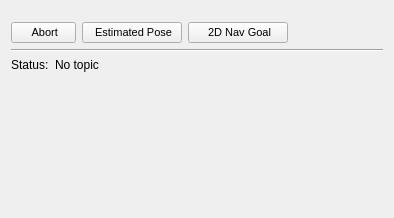
<?xml version="1.0" encoding="UTF-8"?>
<ui version="4.0">
 <class>move_base_config</class>
 <widget class="QWidget" name="move_base_config">
  <property name="geometry">
   <rect>
    <x>0</x>
    <y>0</y>
    <width>394</width>
    <height>218</height>
   </rect>
  </property>
  <property name="windowTitle">
   <string>Form</string>
  </property>
  <property name="styleSheet">
   <string notr="true"/>
  </property>
  <layout class="QVBoxLayout" name="verticalLayout">
   <item>
    <layout class="QHBoxLayout" name="horizontalLayout_1">
     <property name="topMargin">
      <number>11</number>
     </property>
     <item>
      <widget class="QPushButton" name="pushButtonAbort">
       <property name="minimumSize">
        <size>
         <width>65</width>
         <height>0</height>
        </size>
       </property>
       <property name="maximumSize">
        <size>
         <width>65</width>
         <height>16777215</height>
        </size>
       </property>
       <property name="font">
        <font>
         <pointsize>8</pointsize>
        </font>
       </property>
       <property name="toolTip">
        <string>&lt;html&gt;&lt;head/&gt;&lt;body&gt;&lt;p&gt;Abort [2D Nav Goal] execution&lt;/p&gt;&lt;/body&gt;&lt;/html&gt;</string>
       </property>
       <property name="text">
        <string> Abort</string>
       </property>
       <property name="icon">
        <iconset resource="../../mapviz/src/resources/icons.qrc">
         <normaloff>:/images/remove-icon-th.png</normaloff>:/images/remove-icon-th.png</iconset>
       </property>
      </widget>
     </item>
     <item>
      <widget class="QPushButton" name="pushButtonInitialPose">
       <property name="minimumSize">
        <size>
         <width>100</width>
         <height>0</height>
        </size>
       </property>
       <property name="maximumSize">
        <size>
         <width>110</width>
         <height>16777215</height>
        </size>
       </property>
       <property name="font">
        <font>
         <pointsize>8</pointsize>
        </font>
       </property>
       <property name="toolTip">
        <string>&lt;html&gt;&lt;head/&gt;&lt;body&gt;&lt;p&gt;Publish robot pose on topic [/initialpose]&lt;/p&gt;&lt;/body&gt;&lt;/html&gt;</string>
       </property>
       <property name="text">
        <string> Estimated Pose</string>
       </property>
       <property name="icon">
        <iconset resource="../../mapviz/src/resources/icons.qrc">
         <normaloff>:/images/green-arrow.png</normaloff>:/images/green-arrow.png</iconset>
       </property>
       <property name="checkable">
        <bool>true</bool>
       </property>
      </widget>
     </item>
     <item>
      <widget class="QPushButton" name="pushButtonGoalPose">
       <property name="minimumSize">
        <size>
         <width>100</width>
         <height>0</height>
        </size>
       </property>
       <property name="maximumSize">
        <size>
         <width>100</width>
         <height>16777215</height>
        </size>
       </property>
       <property name="font">
        <font>
         <pointsize>8</pointsize>
        </font>
       </property>
       <property name="toolTip">
        <string>&lt;html&gt;&lt;head/&gt;&lt;body&gt;&lt;p&gt;Send a goal to [move_base] action server&lt;/p&gt;&lt;/body&gt;&lt;/html&gt;</string>
       </property>
       <property name="text">
        <string> 2D Nav Goal</string>
       </property>
       <property name="icon">
        <iconset resource="../../mapviz/src/resources/icons.qrc">
         <normaloff>:/images/green-arrow.png</normaloff>:/images/green-arrow.png</iconset>
       </property>
       <property name="checkable">
        <bool>true</bool>
       </property>
      </widget>
     </item>
     <item>
      <spacer name="horizontalSpacer">
       <property name="orientation">
        <enum>Qt::Horizontal</enum>
       </property>
       <property name="sizeHint" stdset="0">
        <size>
         <width>40</width>
         <height>20</height>
        </size>
       </property>
      </spacer>
     </item>
    </layout>
   </item>
   <item>
    <widget class="Line" name="line">
     <property name="orientation">
      <enum>Qt::Horizontal</enum>
     </property>
    </widget>
   </item>
   <item>
    <layout class="QHBoxLayout" name="horizontalLayout_2" stretch="0,1">
     <item>
      <widget class="QLabel" name="label_status">
       <property name="font">
        <font/>
       </property>
       <property name="text">
        <string>Status:</string>
       </property>
      </widget>
     </item>
     <item>
      <widget class="QLabel" name="status">
       <property name="font">
        <font/>
       </property>
       <property name="styleSheet">
        <string notr="true"/>
       </property>
       <property name="text">
        <string>No topic</string>
       </property>
       <property name="wordWrap">
        <bool>true</bool>
       </property>
      </widget>
     </item>
    </layout>
   </item>
   <item>
    <spacer name="verticalSpacer">
     <property name="orientation">
      <enum>Qt::Vertical</enum>
     </property>
     <property name="sizeHint" stdset="0">
      <size>
       <width>20</width>
       <height>40</height>
      </size>
     </property>
    </spacer>
   </item>
  </layout>
 </widget>
 <resources>
  <include location="../../mapviz/src/resources/icons.qrc"/>
 </resources>
 <connections/>
 <slots>
  <slot>SelectColor()</slot>
  <slot>SelectTopic()</slot>
  <slot>TopicEdited()</slot>
  <slot>PositionToleranceChanged(double)</slot>
  <slot>AngleToleranceChanged(double)</slot>
 </slots>
</ui>
